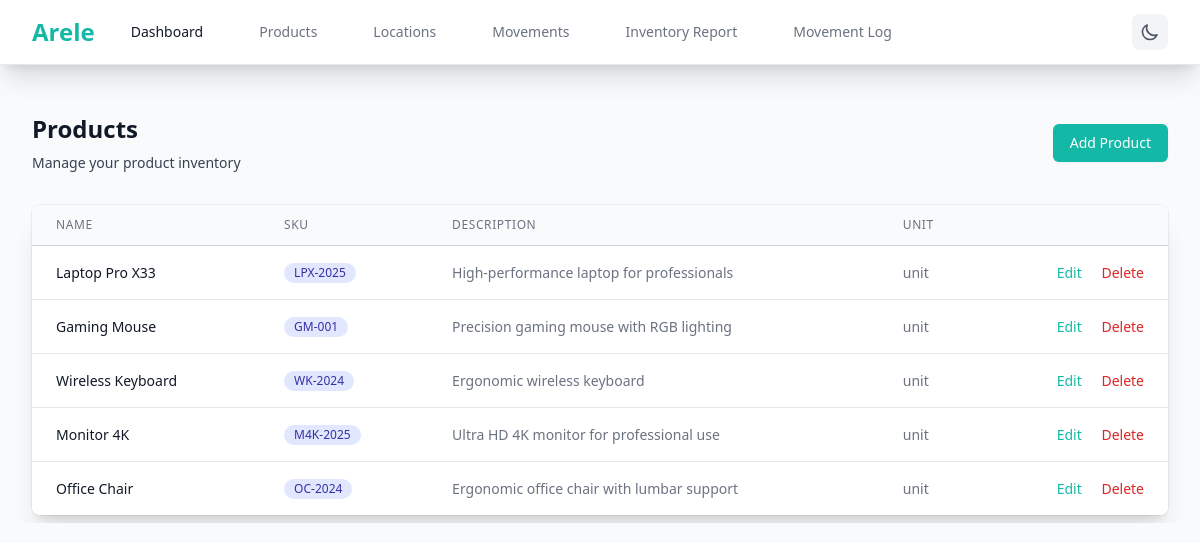
Page /products on the committed database.
### app.py (models this page shows)
class Product(db.Model):
    __tablename__ = 'products'
    id = db.Column(db.String(36), primary_key=True, default=lambda: str(uuid.uuid4()))
    name = db.Column(db.String(100), nullable=False, unique=True)
    sku = db.Column(db.String(50), nullable=False, unique=True)
    description = db.Column(db.Text, nullable=True)
    unit_of_measure = db.Column(db.String(20), nullable=False, default='unit')

### app.py (the view)
@app.route('/products')
def products():
    products = Product.query.all()
    return render_template('products.html', products=products)

### templates/products.html (shortened to what this page needs)
{% extends "layout.html" %}
{% block content %}
<div class="px-4 py-6 sm:px-0">
    <div class="sm:flex sm:items-center">
        <div class="sm:flex-auto">
            <h1 class="text-2xl font-bold text-gray-900 dark:text-white">Products</h1>
            <p class="mt-2 text-sm text-gray-700 dark:text-gray-300">Manage your product inventory</p>
        </div>
        <div class="mt-4 sm:mt-0 sm:ml-16 sm:flex-none">
            <a href="{{ url_for('add_product') }}" class="inline-flex items-center justify-center rounded-md border border-transparent bg-primary px-4 py-2 text-sm font-medium text-white shadow-sm hover:bg-teal-600 focus:outline-none focus:ring-2 focus:ring-primary focus:ring-offset-2 dark:focus:ring-offset-gray-800 transition-colors duration-200">
                Add Product
            </a>
        </div>
    </div>
    <div class="mt-8 flex flex-col">
        <div class="-my-2 -mx-4 overflow-x-auto sm:-mx-6 lg:-mx-8">
            <div class="inline-block min-w-full py-2 align-middle md:px-6 lg:px-8">
                <div class="overflow-hidden shadow-xl ring-1 ring-black ring-opacity-5 md:rounded-lg">
                    <table class="min-w-full divide-y divide-gray-300 dark:divide-gray-600">
                        <thead class="bg-gray-50 dark:bg-gray-700">
                            <tr>
                                <th scope="col" class="px-6 py-3 text-left text-xs font-medium text-gray-500 dark:text-gray-300 uppercase tracking-wider">Name</th>
                                <th scope="col" class="px-6 py-3 text-left text-xs font-medium text-gray-500 dark:text-gray-300 uppercase tracking-wider">SKU</th>
                                <th scope="col" class="px-6 py-3 text-left text-xs font-medium text-gray-500 dark:text-gray-300 uppercase tracking-wider">Description</th>
                                <th scope="col" class="px-6 py-3 text-left text-xs font-medium text-gray-500 dark:text-gray-300 uppercase tracking-wider">Unit</th>
                                <th scope="col" class="relative px-6 py-3"><span class="sr-only">Actions</span></th>
                            </tr>
                        </thead>
                        <tbody class="bg-white dark:bg-gray-800 divide-y divide-gray-200 dark:divide-gray-600">
                            {% for product in products %}
                            <tr class="hover:bg-gray-50 dark:hover:bg-gray-700 transition-colors duration-200">
                                <td class="px-6 py-4 whitespace-nowrap text-sm font-medium text-gray-900 dark:text-white">
                                    {{ product.name }}
                                </td>
                                <td class="px-6 py-4 whitespace-nowrap text-sm text-gray-500 dark:text-gray-300">
                                    <span class="inline-flex items-center px-2.5 py-0.5 rounded-full text-xs font-medium bg-indigo-100 text-indigo-800 dark:bg-indigo-900 dark:text-indigo-200">
                                        {{ product.sku }}
                                    </span>
                                </td>
                                <td class="px-6 py-4 text-sm text-gray-500 dark:text-gray-300">
                                    {{ product.description or 'No description' }}
                                </td>
                                <td class="px-6 py-4 whitespace-nowrap text-sm text-gray-500 dark:text-gray-300">
                                    {{ product.unit_of_measure }}
                                </td>
                                <td class="px-6 py-4 whitespace-nowrap text-right text-sm font-medium">
                                    <a href="{{ url_for('edit_product', id=product.id) }}" class="text-primary hover:text-teal-600 dark:hover:text-teal-400 mr-4 transition-colors duration-200">Edit</a>
                                    <button onclick="showDeleteModal('{{ product.id }}', 'products')" class="text-red-600 hover:text-red-900 dark:text-red-400 dark:hover:text-red-300 transition-colors duration-200">Delete</button>
                                </td>
                            </tr>
                            {% endfor %}
                        </tbody>
                    </table>
                </div>
            </div>
        </div>
    </div>
</div>
{% endblock %}

### rows in the picture
Product: name "Laptop Pro X33", sku "LPX-2025", description "High-performance laptop for professionals", unit_of_measure "unit"
Product: name "Gaming Mouse", sku "GM-001", description "Precision gaming mouse with RGB lighting", unit_of_measure "unit"
Product: name "Wireless Keyboard", sku "WK-2024", description "Ergonomic wireless keyboard", unit_of_measure "unit"
Product: name "Monitor 4K", sku "M4K-2025", description "Ultra HD 4K monitor for professional use", unit_of_measure "unit"
Product: name "Office Chair", sku "OC-2024", description "Ergonomic office chair with lumbar support", unit_of_measure "unit"
